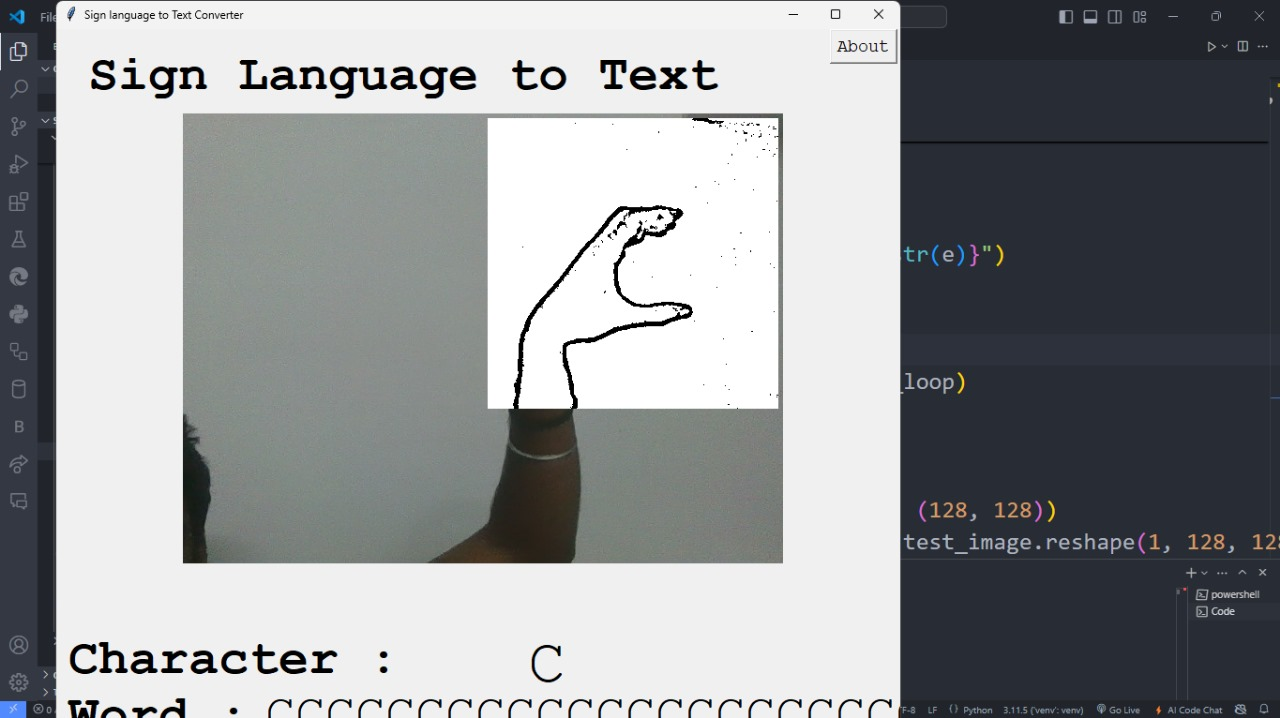
#> input picture WhatsApp Image 2025-07-07 at 14.39.22_0d720b0e.jpg, 1280 x 718 px
$ python -i image_processing.py   (imports and definitions only)
#> lines starting #> are read from the running program, lines starting #| are printed output that depends on the picture; after the words box and inside, x2 and y2 are one past the last pixel; in counts of white or black regions, pixels touching at a corner belong together
import numpy as np
import cv2
minValue = 70
def func(path):
    frame = cv2.imread(path)
#> frame is the input picture: shape (718, 1280, 3); mean B, G, R 151.2, 149, 146.7

    gray = cv2.cvtColor(frame, cv2.COLOR_BGR2GRAY)
    blur = cv2.GaussianBlur(gray,(5,5),2)
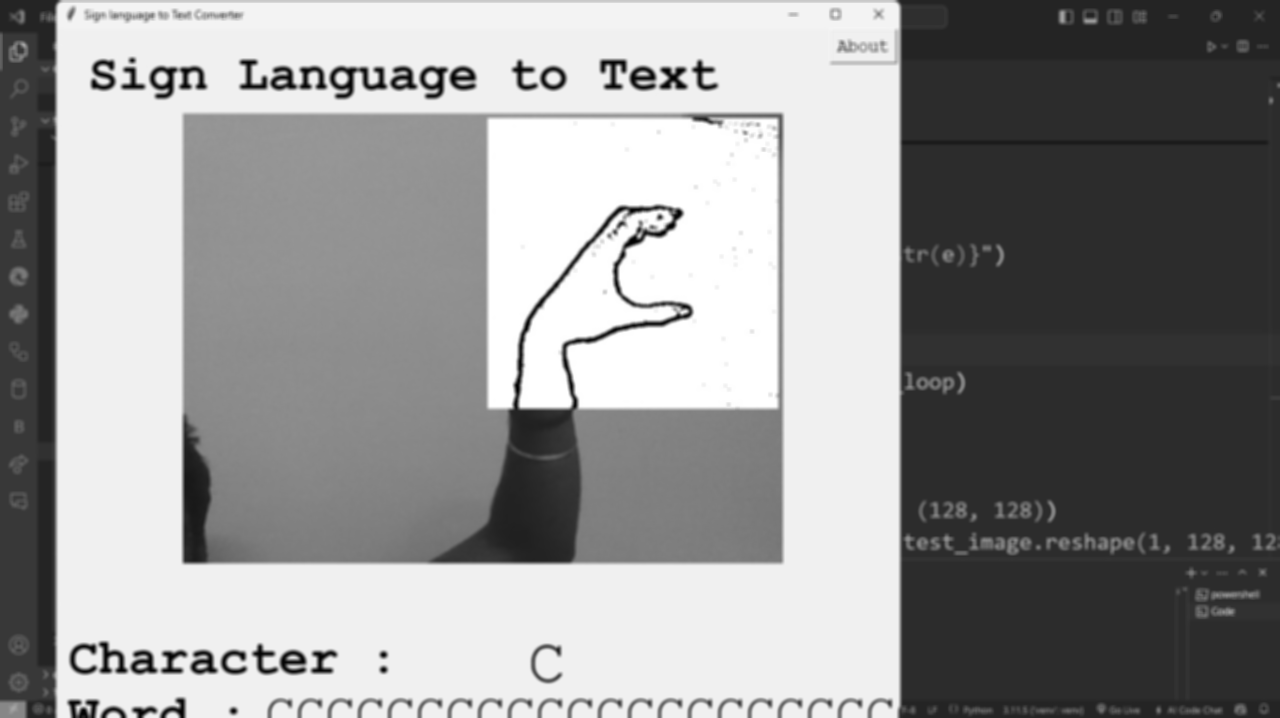
#> blur: shape (718, 1280); min 1, max 255, mean 148.7

    th3 = cv2.adaptiveThreshold(blur,255,cv2.ADAPTIVE_THRESH_GAUSSIAN_C,cv2.THRESH_BINARY_INV,11,2)
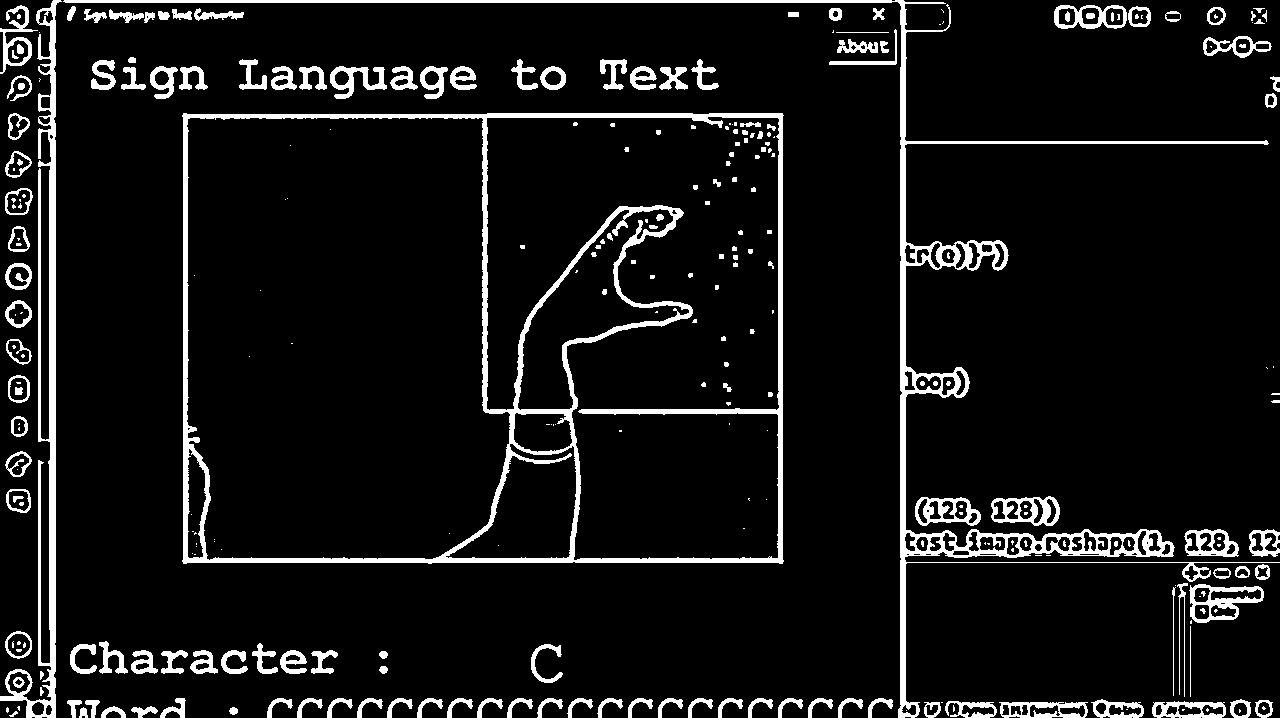
#> th3: shape (718, 1280); 8.1% white; 300 white regions (124 under 20 px), largest, box (x1, y1, x2, y2) and area: (182, 113, 784, 564) 19695, (63, 0, 1280, 718) 14438, (0, 0, 62, 718) 7448
    ret, res = cv2.threshold(th3, minValue, 255, cv2.THRESH_BINARY_INV+cv2.THRESH_OTSU)
#> ret = 0
    return res

>>> result = func('WhatsApp Image 2025-07-07 at 14.39.22_0d720b0e.jpg')

$ run again, on signs.png
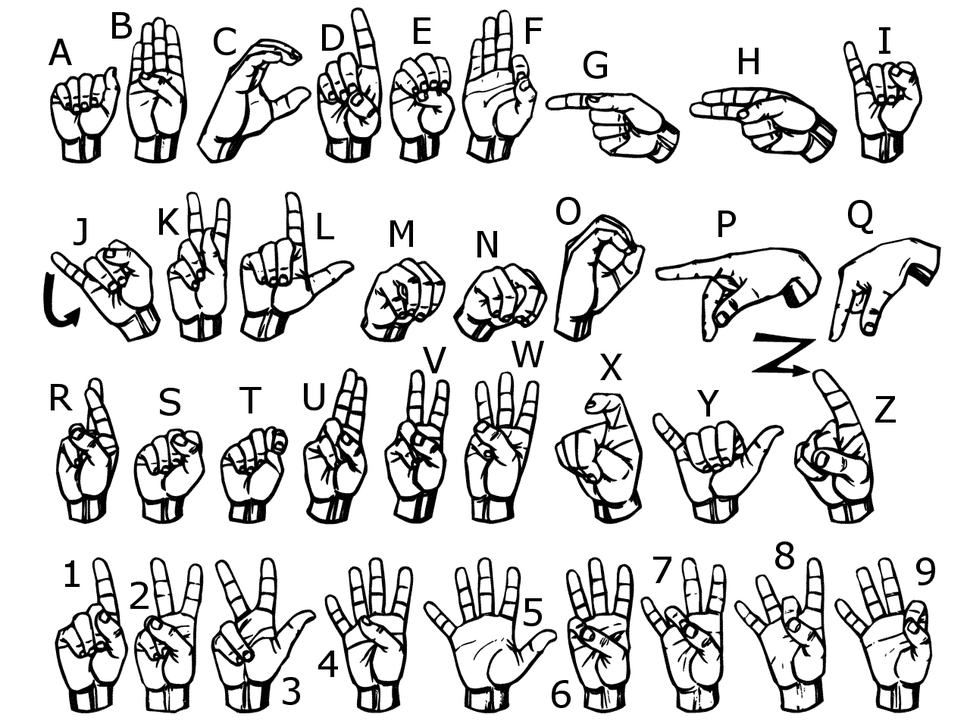
#> input picture signs.png, 970 x 727 px, shrunk from 1280 x 960 before the run
#> in func, frame is the input picture: shape (727, 970, 3); min 0, max 255, mean 217.6
#> in func, `blur = cv2.GaussianBlur(gray,(5,5),2)`:
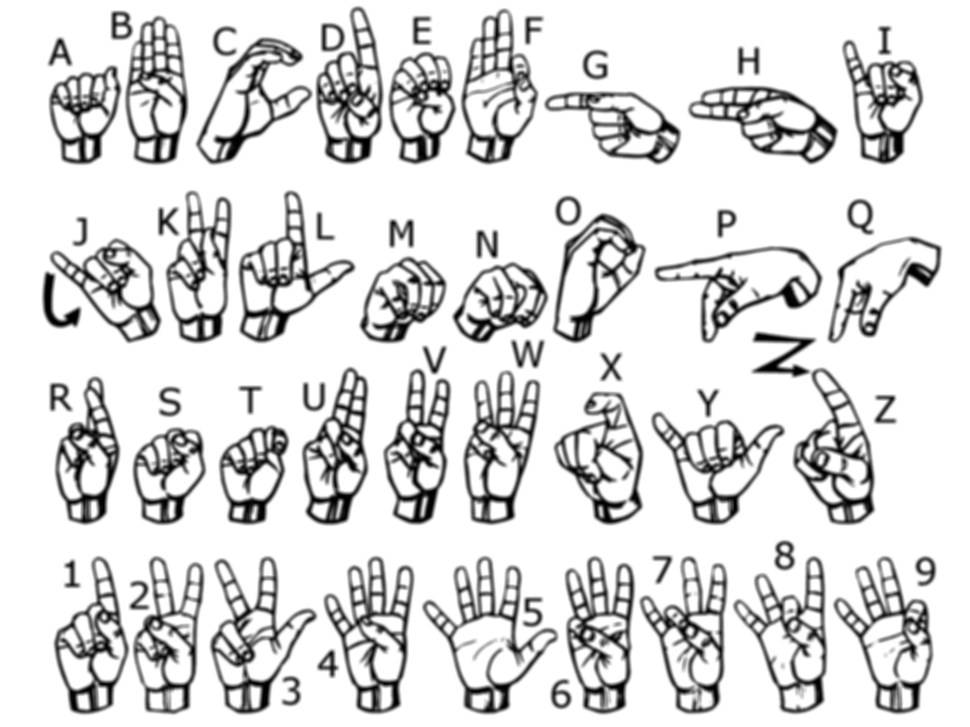
#> blur: shape (727, 970); min 0, max 255, mean 217.7
#> in func, `th3 = cv2.adaptiveThreshold(blur,255,cv2.ADAPTIVE_THRESH_GAUSSIAN_C,cv..`:
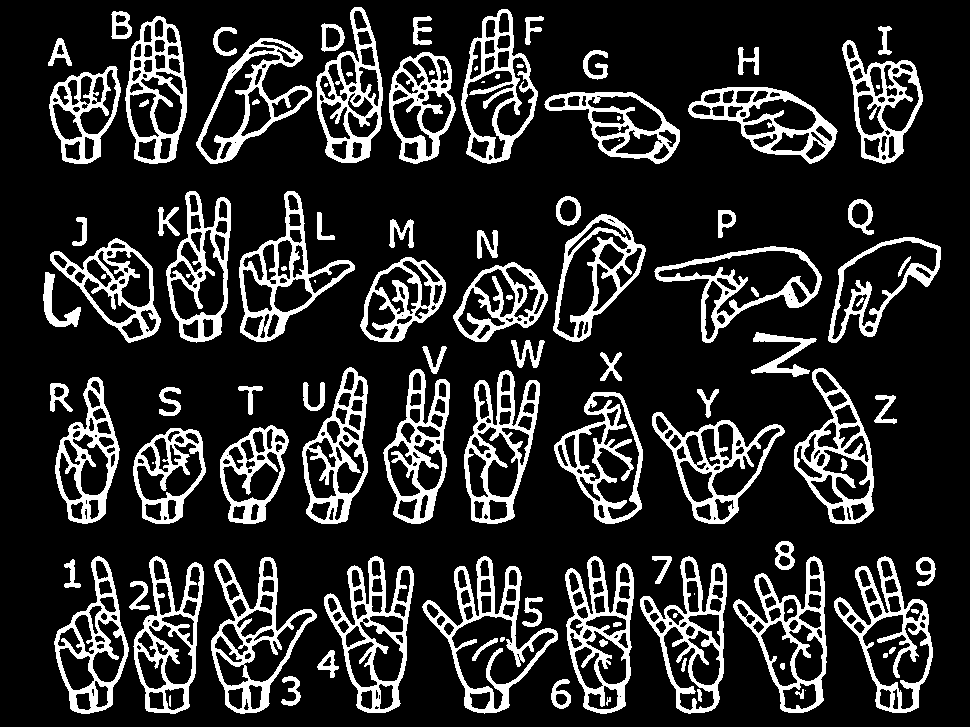
#> th3: shape (727, 970); 17.8% white; 111 white regions (12 under 20 px), largest, box (x1, y1, x2, y2) and area: (422, 556, 558, 714) 4190, (324, 556, 414, 713) 4113, (211, 557, 317, 714) 4016
#> ret = 0
